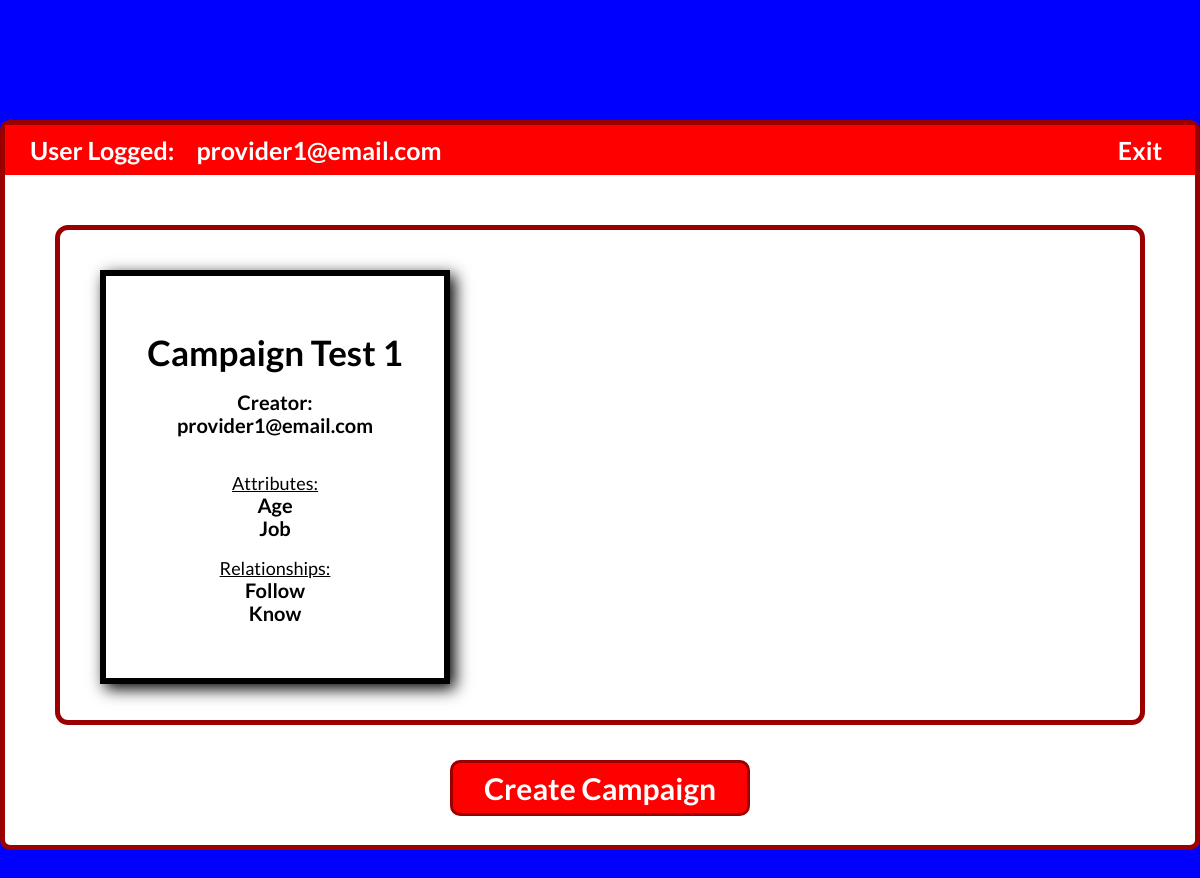
Before: /anon/homedataprovider (signed in) with the older database file.
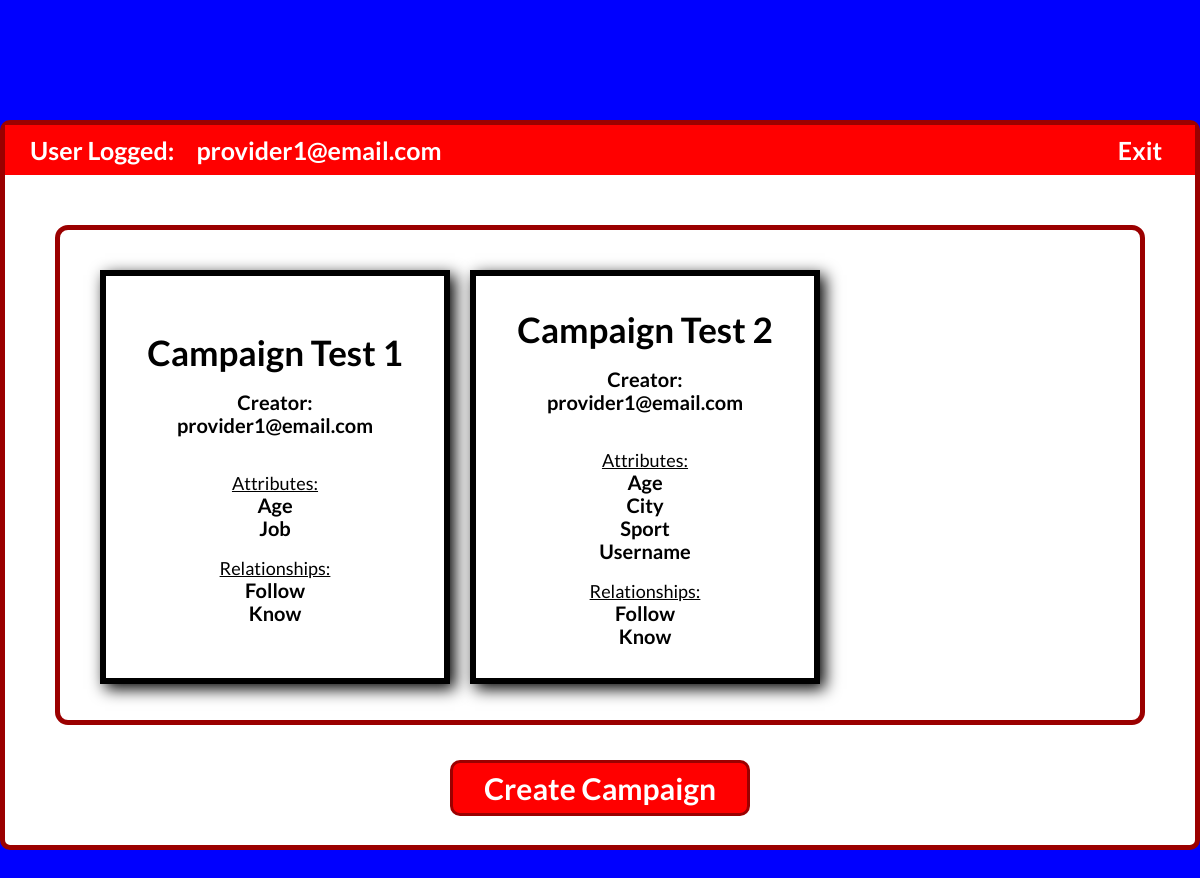
After: the same page with the newer database file.
### anon/models.py (models this page shows, shortened)
class Campaign(models.Model):
    name = models.CharField(max_length=50, primary_key=True)
    creator = models.ForeignKey(Provider, on_delete=models.CASCADE)
    attributes = models.ManyToManyField(Attribute, blank=True)
    relationships = models.ManyToManyField(Relationship, blank=True)

class Provider(models.Model):
    email = models.EmailField(primary_key=True)
    pwd = models.CharField(max_length=30)
    def __str__(self) -> str:
        return self.email

class Attribute(models.Model):
    name = models.CharField(max_length=50, primary_key=True)
    def __str__(self) -> str:
        return self.name

class Relationship(models.Model):
    name = models.CharField(max_length=50, primary_key=True)
    def __str__(self) -> str:
        return self.name

### anon/views.py (the view, shortened to what this page needs)
# urls.py: path('homedataprovider', views.homeDataProvider, name="homeDataProvider"),
def homeDataProvider(req):
    providers = Provider.objects.all()
    for p in providers:
        if p.email == req.session["provider"]:
            provider = p
    campaigns = Campaign.objects.all()
    return render(req, 'anon/homedataprovider.html', { "provider": provider, "campaigns": campaigns })

### anon/templates/anon/homedataprovider.html (shortened to what this page needs)
{% load static %}
<!DOCTYPE html>
<html lang="en">
    <head>
        <link rel="stylesheet" href="{% static 'anon/css/homedataprovider.css' %}">
        <link rel="stylesheet" href="https://cdn.jsdelivr.net/npm/bootstrap-icons@1.9.1/font/bootstrap-icons.css">
        <link rel="stylesheet" href="https://cdnjs.cloudflare.com/ajax/libs/normalize/8.0.1/normalize.min.css">
    </head>
    <body>
        <div class="section">
            <div class="title">
                <div>
                    <label class="logged_email">User Logged: &ensp; {{ provider.email }}</label>
                </div>
                <form method="post">
                    <div>
                        <button id="exit-button" type="submit" name="logout" class="exit_button">Exit</button>
                    </div>
                </form>
            </div>
            <div class="container">
                <form method="post" class="campaigns">
                    {% for campaign in campaigns %}
                        <button id="campaign-{{ campaign.name }}" type="submit" name="campaign" value="{{ campaign.name }}" class="campaign">
                            <h2>{{ campaign.name }}</h2>
                            <p>Creator: <br><span id="creator-name-{{ forloop.counter }}">{{ campaign.creator }}</span></p>
                            <div class="attr_list_container">
                                <dl>
                                    <label style="text-decoration: underline; font-size: 18px;">Attributes:</label>
                                    {% for attr in campaign.attributes.all %}
                                        <dd>{{ attr }}</dd>
                                    {% empty %}
                                        <dd style="color: red;">None</dd>
                                    {% endfor %}
                                    <br>
                                    <label style="text-decoration: underline; font-size: 18px;">Relationships:</label>
                                    {% for rel in campaign.relationships.all %}
                                        <dd>{{ rel }}</dd>
                                    {% empty %}
                                        <dd style="color: red;">None</dd>
                                    {% endfor %}
                                </dl>
                            </div>
                        </button>
                    {% endfor %}
                </form>
                <form method="post">
                    <div class="button_div">
                        <button id="button-create" type="submit" name="create" class="button">Create Campaign</button>
                    </div>
                </form>
            </div>
        </div>
    </body>
</html>

Changed rows visible on the page:
added Campaign: name "Campaign Test 2", creator "provider1@email.com", Attribute (name "Age"), Relationship (name "Follow"), Relationship (name "Know")
added Attribute: name "City", shown under "Campaign Test 2"
added Attribute: name "Sport", shown under "Campaign Test 2"
added Attribute: name "Username", shown under "Campaign Test 2"
